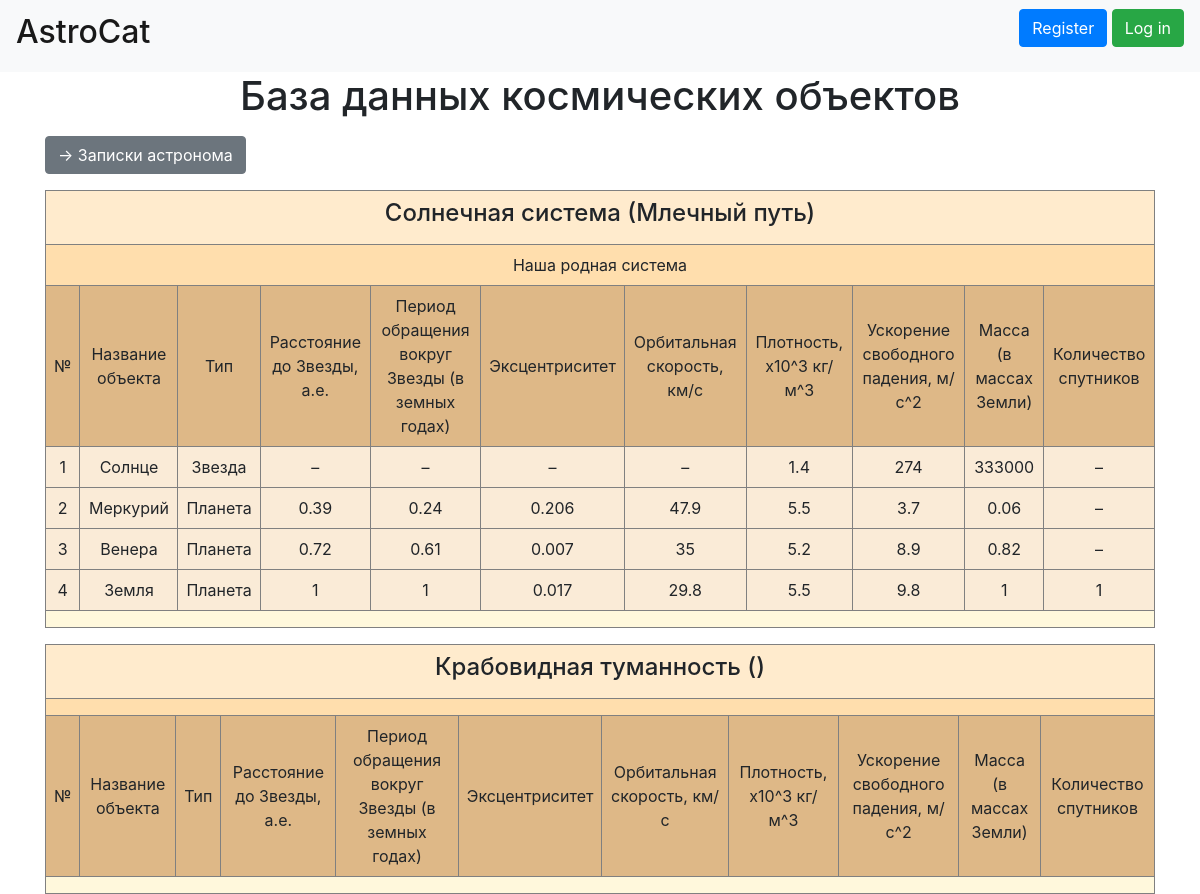
The page /database on the database its author committed.
### data/space_systems.py (models this page shows, shortened)
class SpaceSystem(SqlAlchemyBase, SerializerMixin):
    __tablename__ = 'space_systems'
    id = sqlalchemy.Column(sqlalchemy.Integer,
                           primary_key=True, autoincrement=True)
    name = sqlalchemy.Column(sqlalchemy.String, nullable=True)
    galaxy = sqlalchemy.Column(sqlalchemy.String, nullable=True)
    about = sqlalchemy.Column(sqlalchemy.String, nullable=True)
    creator = sqlalchemy.Column(sqlalchemy.Integer,
                                sqlalchemy.ForeignKey("users.id"))
    created_date = sqlalchemy.Column(sqlalchemy.DateTime,
                                     default=datetime.datetime.now)
    user = orm.relation('User')
    space_objects = orm.relation('SpaceObject', back_populates='space_system')

### data/space_objects.py (models this page shows, shortened)
class SpaceObject(SqlAlchemyBase, SerializerMixin):
    __tablename__ = 'space_objects'
    id = sqlalchemy.Column(sqlalchemy.Integer,
                           primary_key=True, autoincrement=True)
    name = sqlalchemy.Column(sqlalchemy.String, nullable=True)
    space_type = sqlalchemy.Column(sqlalchemy.String, nullable=True)
    radius = sqlalchemy.Column(sqlalchemy.Integer, nullable=True)
    period = sqlalchemy.Column(sqlalchemy.Integer, nullable=True)
    ex = sqlalchemy.Column(sqlalchemy.Integer, nullable=True)
    v = sqlalchemy.Column(sqlalchemy.Integer, nullable=True)
    p = sqlalchemy.Column(sqlalchemy.Integer, nullable=True)
    g = sqlalchemy.Column(sqlalchemy.Integer, nullable=True)
    m = sqlalchemy.Column(sqlalchemy.Integer, nullable=True)
    sputnik = sqlalchemy.Column(sqlalchemy.Integer, nullable=True)
    atmosphere = sqlalchemy.Column(sqlalchemy.String, nullable=True)
    about = sqlalchemy.Column(sqlalchemy.String, nullable=True)
    system = sqlalchemy.Column(sqlalchemy.Integer, sqlalchemy.ForeignKey("space_systems.id"))
    creator = sqlalchemy.Column(sqlalchemy.Integer, sqlalchemy.ForeignKey("users.id"))
    created_date = sqlalchemy.Column(sqlalchemy.DateTime,
                                     default=datetime.datetime.now)
    user = orm.relation('User')
    space_system = orm.relation('SpaceSystem')

### main.py (the view)
@app.route("/database")
def data_page():
    db_sess = db_session.create_session()
    systems = db_sess.query(SpaceSystem).all()
    return render_template("data_page.html", title="База данных", systems=systems)

### data/db_session.py (called while the page is built)
def create_session() -> Session:
    global __factory
    return __factory()

### templates/data_page.html (shortened to what this page needs)
{% extends "base.html" %}
{% block content %}
<center><h1>База данных космических объектов</h1></center>
<a href="news" class="btn btn-secondary">-> Записки астронома</a>
{% for item in systems %}
<center><table cellpadding="8" style="border:1px solid grey">
    <tr>
        <th colspan="11" style="border:1px solid grey;background-color: #FFEBCD"><center><h4>{{item.name}} ({{item.galaxy}})</h4></center></caption></th>
    </tr>
    <tr>
         <td colspan="11" style="border:1px solid grey;background-color: #FFDEAD"><center>{{item.about}}</center></td>
    </tr>
    <tr/>
        <td style="background-color: #DEB887;border:1px solid grey"><center>№</center></td>
        <td style="background-color: #DEB887;border:1px solid grey"><center>Название объекта</center></td>
        <td style="background-color: #DEB887;border:1px solid grey"><center>Тип</center></td>
        <td style="background-color: #DEB887;border:1px solid grey"><center>Расстояние до Звезды, а.е.</center></td>
        <td style="background-color: #DEB887;border:1px solid grey"><center>Период обращения вокруг Звезды (в земных годах)</center></td>
        <td style="background-color: #DEB887;border:1px solid grey"><center>Эксцентриситет</center></td>
        <td style="background-color: #DEB887;border:1px solid grey"><center>Орбитальная скорость, км/с</center></td>
        <td style="background-color: #DEB887;border:1px solid grey"><center>Плотность, x10^3 кг/м^3</center></td>
        <td style="background-color: #DEB887;border:1px solid grey"><center>Ускорение свободного падения, м/с^2</center></td>
        <td style="background-color: #DEB887;border:1px solid grey"><center>Масса (в массах Земли)</center></td>
        <td style="background-color: #DEB887;border:1px solid grey"><center>Количество спутников</center></td>
    {% for system_item in item.space_objects%}
        <tr>
            <td style="background-color: #FAEBD7;border:1px solid grey">
                <center>{{system_item.id}}</center>
            </td>
            <td style="background-color: #FAEBD7;border:1px solid grey">
                <center>{{system_item.name}}</center>
            </td>
            <td style="background-color: #FAEBD7;border:1px solid grey">
                <center>{{system_item.space_type}}</center>
            </td>
            {% if system_item.radius%}
            <td style="background-color: #FAEBD7;border:1px solid grey">
                <center>{{system_item.radius}}</center>
            </td>
            {% else %}
            <td style="background-color: #FAEBD7;border:1px solid grey">
                <center>–</center></td>
            {% endif %}
            {% if system_item.period%}
            <td style="background-color: #FAEBD7;border:1px solid grey">
                <center>{{system_item.period}}</center>
            </td>
            {% else %}
            <td style="background-color: #FAEBD7;border:1px solid grey">
                <center>–</center></td>
            {% endif %}
            {% if system_item.ex%}
            <td style="background-color: #FAEBD7;border:1px solid grey">
                <center>{{system_item.ex}}</center>
            </td>
            {% else %}
            <td style="background-color: #FAEBD7;border:1px solid grey">
                <center>–</center></td>
            {% endif %}
            {% if system_item.v%}
            <td style="background-color: #FAEBD7;border:1px solid grey">
                <center>{{system_item.v}}</center>
            </td>
            {% else %}
            <td style="background-color: #FAEBD7;border:1px solid grey">
                <center>–</center>
            </td>
            {% endif %}
            {% if system_item.p%}
            <td style="background-color: #FAEBD7;border:1px solid grey">
                <center>{{system_item.p}}</center>
            </td>
            {% else %}
            <td style="background-color: #FAEBD7;border:1px solid grey">
                <center>–</center>
            </td>
            {% endif %}
            {% if system_item.g%}
            <td style="background-color: #FAEBD7;border:1px solid grey">
                <center>{{system_item.g}}</center>
            </td>
            {% else %}
            <td style="background-color: #FAEBD7;border:1px solid grey">
                <center>–</center>
            </td>
            {% endif %}
            {% if system_item.m%}
            <td style="background-color: #FAEBD7;border:1px solid grey">
                <center>{{system_item.m}}</center>
            </td>
            {% else %}
            <td style="background-color: #FAEBD7;border:1px solid grey">
                <center>–</center>
            </td>
            {% endif %}
            {% if system_item.sputnik%}
            <td style="background-color: #FAEBD7;border:1px solid grey">
                <center>{{system_item.sputnik}}</center>
            </td>
            {% else %}
            <td style="background-color: #FAEBD7;border:1px solid grey">
                <center>–</center>
            </td>
            {% endif %}
        </tr>
    {% endfor %}
    <tr>
        <td colspan="11" style="background-color: #FFF8DC;border:1px solid grey">
        </td>
</table>
</center>
{% endfor %}
{% endblock %}

### templates/base.html (shortened to what this page needs)
<!doctype html>
<html lang="en">
<head>
    <link rel="stylesheet"
          href="https://stackpath.bootstrapcdn.com/bootstrap/4.4.1/css/bootstrap.min.css"
>
</head>
<header>
    <nav class="navbar navbar-light bg-light">
        <a class="navbar-brand" href="/"><h2>AstroCat</h2></a>
        {% if current_user.is_authenticated %}
        <a class="navbar-brand" href="/logout">{{ current_user.name }} {{ current_user.surname }}</a>
        {% else %}
        <p>
            <a class="btn btn-primary " href="/register">Register</a>
            <a class="btn btn-success" href="/login">Log in</a>
        </p>
        {% endif %}
    </nav>
</header>
<main role="main" class="container">
    {% block content %}{% endblock %}
</main>
</body>
</html>

### rows shown on the page
SpaceSystem: name "Солнечная система", galaxy "Млечный путь", about "Наша родная система"
SpaceObject: id "1", name "Солнце", space_type "Звезда", p "1.4", g "274", m "333000"
SpaceObject: id "2", name "Меркурий", space_type "Планета", radius "0.39", period "0.24", ex "0.206", v "47.9", p "5.5", g "3.7", m "0.06"
SpaceObject: id "3", name "Венера", space_type "Планета", radius "0.72", period "0.61", ex "0.007", v "35", p "5.2", g "8.9", m "0.82"
SpaceObject: id "4", name "Земля", space_type "Планета", radius "1", period "1", ex "0.017", v "29.8", p "5.5", g "9.8", m "1", sputnik "1"
SpaceSystem: name "Крабовидная туманность"
